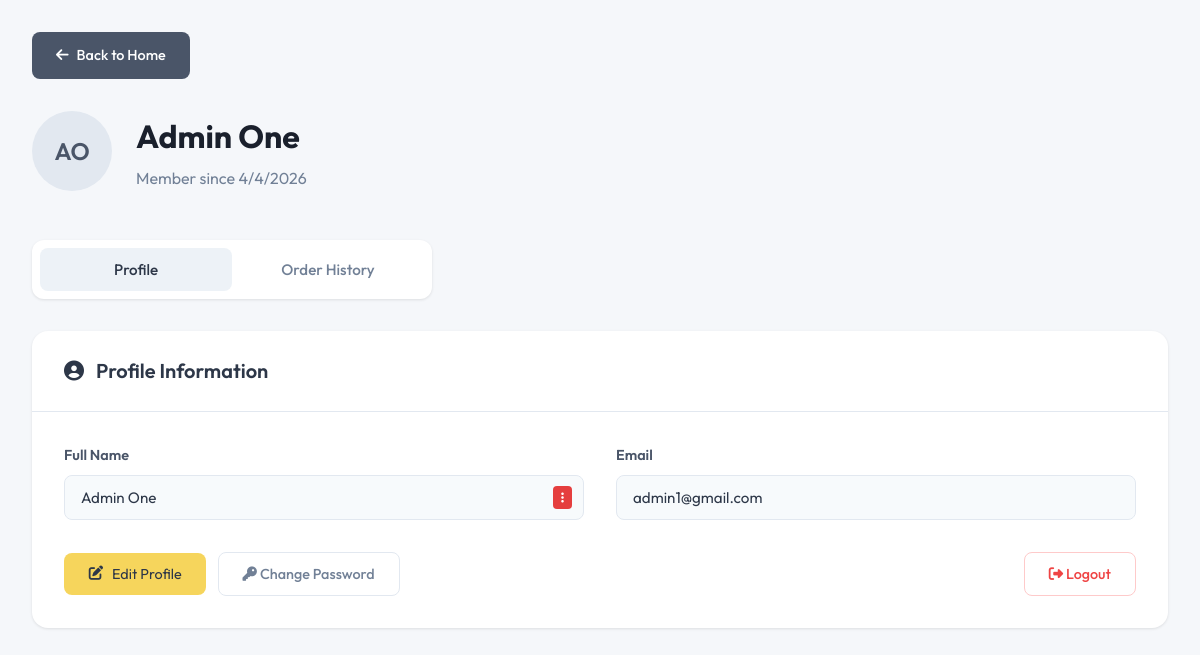
Screenshot of /User.php (signed in) with the database file from the repository.
### tables this page shows
CREATE TABLE `users` (
  `user_id` int(11) NOT NULL,
  `user_role` varchar(25) NOT NULL,
  `first_name` varchar(45) DEFAULT NULL,
  `last_name` varchar(45) DEFAULT NULL,
  `email` varchar(45) DEFAULT NULL,
  `phone` varchar(45) DEFAULT NULL,
  `password` varchar(255) DEFAULT NULL,
  `profile_picture` varchar(255) DEFAULT NULL
);

### includes/security/auth.php (called while the page is built, shortened)
<?php
if (!function_exists('security_is_logged_in')) {
    function security_is_logged_in(): bool
    {
        return !empty($_SESSION['user_id']);
    }
}
if (!function_exists('security_bootstrap_authenticated_session')) {
    function security_bootstrap_authenticated_session(): void
    {
        static $checked = false;
        if ($checked) {
            return;
        }
        $checked = true;
    }
}
if (!function_exists('security_require_login')) {
    function security_require_login(string $redirect = 'Login.php'): int
    {
        return (int) $_SESSION['user_id'];
    }
}

### User.php (the view, shortened to what this page needs)
<?php
require_once 'includes/security/auth.php';
include_once('currency_handler.php');
$userId = security_require_login('Login.php');
$stmt = $conn->prepare("SELECT user_id, user_role, first_name, last_name, email, password, profile_picture FROM users WHERE user_id = ?");
$stmt->bind_param("i", $userId);
$stmt->execute();
$userResult = $stmt->get_result()->fetch_assoc();
$fullName = trim($userResult['first_name'] . ' ' . $userResult['last_name']);
function getUserInitials($firstName, $lastName) {
    $firstInitial = !empty($firstName) ? strtoupper($firstName[0]) : '';
    $lastInitial = !empty($lastName) ? strtoupper($lastName[0]) : '';
    return $firstInitial . $lastInitial;
}
$userInitials = getUserInitials($userResult['first_name'], $userResult['last_name']);
?>
<!DOCTYPE html>
<html lang="en">
<head>
  <link rel="stylesheet" href="styles/users.css">
  <link rel="stylesheet" href="https://cdnjs.cloudflare.com/ajax/libs/font-awesome/6.5.1/css/all.min.css">
</head>
<body>
  <div class="container">
    <div class="back-nav">
      <a href="index.php" class="back-btn">
        <span class="back-arrow"><i class="fas fa-arrow-left"></i></span>
        Back to Home
      </a>
    </div>
    <div class="user-profile-header">
      <?php if (!empty($userResult['profile_picture'])): ?>
        <img src="uploads/profile_pictures/<?= htmlspecialchars($userResult['profile_picture']) ?>" alt="Profile" class="avatar-large">
      <?php else: ?>
        <div class="avatar-large"><?= $userInitials ?></div>
      <?php endif; ?>
      <div class="user-details">
        <h1><?= htmlspecialchars($fullName) ?></h1>
        <p class="member-since">Member since <?= date('n/j/Y') ?></p>
      </div>
    </div>
    <div class="tab-navigation">
      <button class="tab-btn active" onclick="showTab('profile')">Profile</button>
      <button class="tab-btn" onclick="showTab('orders')">Order History</button>
    </div>
    <div id="profile" class="tab-content active">
      <div class="profile-section">
        <div class="section-header">
          <h2>
            <i class="fas fa-user-circle"></i>
            Profile Information
          </h2>
        </div>
        <div class="profile-form">
          <div class="form-row">
            <div class="form-group">
              <label for="full_name">Full Name</label>
              <div class="input-container">
                <input id="full_name" type="text" value="<?= htmlspecialchars($fullName) ?>" readonly>
                <button class="field-menu-btn"><i class="fas fa-ellipsis-v"></i></button>
              </div>
            </div>
            <div class="form-group">
              <label for="email">Email</label>
              <input id="email" type="email" value="<?= htmlspecialchars($userResult['email']) ?>" readonly>
            </div>
          </div>
          <div class="form-actions">
            <div class="action-group">
              <button class="edit-profile-btn" onclick="openModal()">
                <i class="fas fa-edit btn-icon"></i>
                Edit Profile
              </button>
              <button class="logout-btn" onclick="openChangePasswordModal()">
                <i class="fas fa-key"></i> Change Password
              </button>
            </div>
            <div class="action-group">
              <form method="POST" style="display: inline;">
                <button type="submit" name="logout" value="1" class="logout-btn" style="background: #ffffff; color: #ef4444; border: 1px solid #fecaca;"
                        onclick="return confirm('Are you sure you want to logout?');">
                  <i class="fas fa-sign-out-alt"></i> Logout
                </button>
              </form>
            </div>
          </div>
        </div>
      </div>
    </div>
  </div>
</body>
</html>

### styles/users.css (style rules this page uses)
* { box-sizing: border-box; margin: 0; padding: 0; }
body { font-family: -apple-system, BlinkMacSystemFont, "Segoe UI", Roboto, "Helvetica Neue", Arial, sans-serif; background: #f5f7fa; color: #2d3748; line-height: 1.6; }
.container { max-width: 1200px; margin: 0 auto; padding: 2rem; }
.back-nav { margin-bottom: 2rem; }
.back-btn { display: inline-flex; align-items: center; gap: 0.5rem; background: #4a5568; color: white; text-decoration: none; padding: 0.75rem 1.5rem; border-radius: 0.5rem; font-size: 0.9rem; font-weight: 500; transition: all 0.2s ease; }
.user-profile-header { display: flex; align-items: center; gap: 1.5rem; margin-bottom: 3rem; }
.avatar-large { width: 80px; height: 80px; border-radius: 50%; background: #e2e8f0; display: flex; align-items: center; justify-content: center; font-size: 1.5rem; font-weight: 600; color: #4a5568; }
.user-details h1 { font-size: 2rem; font-weight: 700; color: #1a202c; margin-bottom: 0.25rem; }
.member-since { color: #718096; font-size: 1rem; }
.tab-navigation { display: flex; background: white; border-radius: 0.75rem; padding: 0.5rem; margin-bottom: 2rem; box-shadow: 0 1px 3px rgba(0, 0, 0, 0.1); max-width: 400px; }
.tab-btn { flex: 1; padding: 0.75rem 1.5rem; background: transparent; border: none; border-radius: 0.5rem; font-size: 0.95rem; font-weight: 500; color: #718096; cursor: pointer; transition: all 0.2s ease; }
.tab-btn.active { background: #edf2f7; color: #2d3748; }
.tab-content { display: none; }
.tab-content.active { display: block; animation: fadeIn 0.3s ease; }
.profile-section { background: white; border-radius: 1rem; box-shadow: 0 1px 3px rgba(0, 0, 0, 0.1); overflow: hidden; }
.section-header { padding: 1.5rem 2rem; border-bottom: 1px solid #e2e8f0; }
.section-header h2 { display: flex; align-items: center; gap: 0.75rem; font-size: 1.25rem; font-weight: 600; color: #2d3748; }
.profile-form { padding: 2rem; }
.form-row { display: grid; grid-template-columns: 1fr 1fr; gap: 2rem; margin-bottom: 1.5rem; }
.form-group { display: flex; flex-direction: column; }
.form-group label { font-size: 0.9rem; font-weight: 600; color: #4a5568; margin-bottom: 0.5rem; }
.input-container { position: relative; display: flex; align-items: center; }
.form-group input { width: 100%; padding: 0.75rem 1rem; border: 1px solid #e2e8f0; border-radius: 0.5rem; font-size: 0.95rem; background: #f7fafc; color: #2d3748; transition: all 0.2s ease; }
.field-menu-btn { position: absolute; right: 0.75rem; background: #e53e3e; color: white; border: none; border-radius: 0.25rem; padding: 0.25rem 0.5rem; font-size: 0.75rem; cursor: pointer; }
.form-actions { display: flex; justify-content: space-between; align-items: center; margin-top: 2rem; }
.edit-profile-btn { display: flex; align-items: center; gap: 0.5rem; background: #f6d55c; color: #2d3748; border: none; padding: 0.75rem 1.5rem; border-radius: 0.5rem; font-size: 0.9rem; cursor: pointer; transition: all 0.2s ease; }
.logout-btn { background: transparent; border: 1px solid #e2e8f0; color: #718096; padding: 0.75rem 1.5rem; border-radius: 0.5rem; font-size: 0.9rem; font-weight: 500; cursor: pointer; transition: all 0.2s ease; }
.btn-icon { width: 16px; height: 16px; }

### User.php (style rules this page uses)
* { font-family: 'Outfit', sans-serif; }
.form-actions { display: flex; justify-content: space-between; align-items: center; gap: 12px; flex-wrap: wrap; }
.form-actions .action-group { display: flex; gap: 12px; align-items: center; }

### rows the page displays
users: userInitials "AO", fullName "Admin One", first_name+last_name "Admin One", email "admin1@gmail.com"
